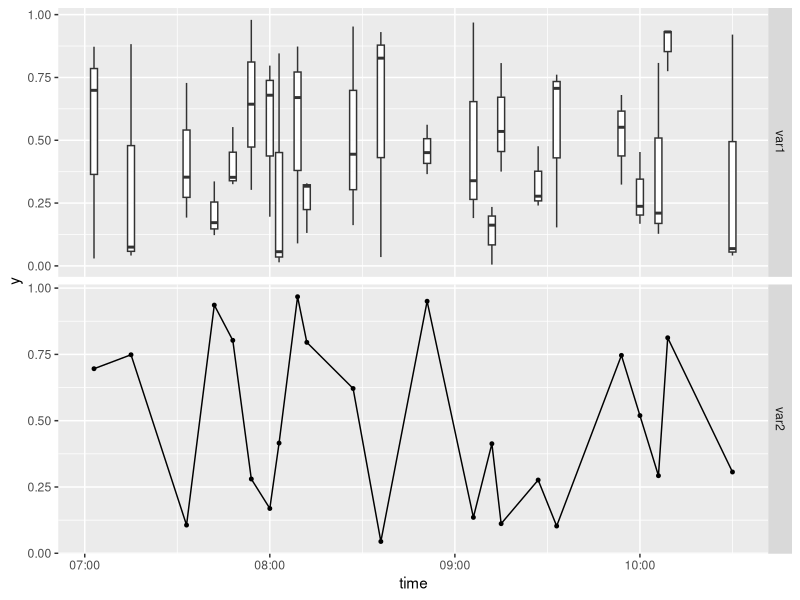

Write the R code that produced this figure.
## ---- chunk 1
library(tidyverse)
dates <- seq(as.POSIXct("2017-10-01 07:00"), as.POSIXct("2017-10-01 10:30"), by = 180) # 180 seconds == 3 minutes
fake_data <- data.frame(time = dates,
                        var1_1 = runif(length(dates)),
                        var1_2 = runif(length(dates)),
                        var1_3 = runif(length(dates)),
                        var2 = runif(length(dates))) %>%
  sample_frac(size = 0.33)
head(fake_data)
## ---- chunk 2
fake_data_long <- fake_data %>%
  gather(x, y, var1_1:var2) %>%
  mutate(facet = ifelse(x %in% c("var1_1", "var1_2", "var1_3"), "var1", x))
head(fake_data_long)
## ---- chunk 3
fake_data_long %>%
  ggplot() +
    facet_grid(facet ~ ., scales = "free") +
    geom_point(data = subset(fake_data_long, facet == "var2"), 
               aes(x = time, y = y),
               size = 1) +
    geom_line(data = subset(fake_data_long, facet == "var2"), 
               aes(x = time, y = y)) +
    geom_boxplot(data = subset(fake_data_long, facet == "var1"), 
               aes(x = time, y = y, group = time))
## ---- chunk 4
sessionInfo()
